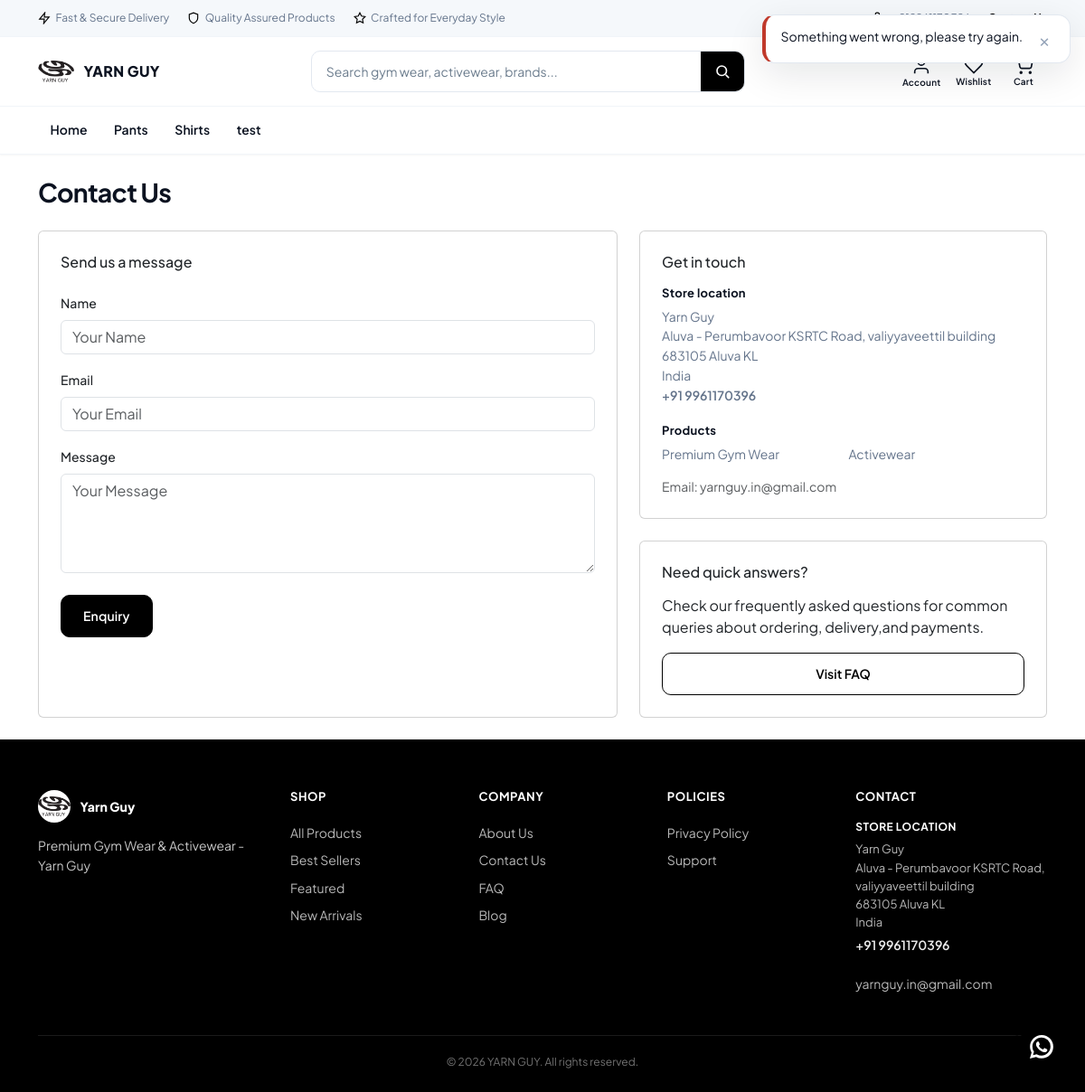
The page /contact-us/ on the database its author committed.
### core/models.py (models this page shows, shortened)
class TimeStampedModel(models.Model):
    created_at = models.DateTimeField(
        auto_now_add=True,
        db_index=True,
        verbose_name="Created at",
        help_text="Timestamp when this record was first created.",
    )
    updated_at = models.DateTimeField(
        auto_now=True,
        db_index=True,
        verbose_name="Updated at",
        help_text="Timestamp when this record was last modified.",
    )
    class Meta:
        abstract = True

class SiteSettings(TimeStampedModel):
    site_name = models.CharField(max_length=120, default="Yarn Guy")
    logo = models.ImageField(upload_to="site/", blank=True, null=True, verbose_name="Logo")
    primary_color = models.CharField(max_length=7, default="#0369A1")
    secondary_color = models.CharField(max_length=7, default="#0B1220")
    font_family = models.CharField(max_length=120, default="Inter, sans-serif")
    facebook_url = models.URLField(blank=True)
    instagram_url = models.URLField(blank=True)
    twitter_url = models.URLField(blank=True)
    whatsapp_number = models.CharField(max_length=20, blank=True)
    vendor_email = models.EmailField(
        blank=True,
        verbose_name="Vendor Email",
        help_text="Email address to receive quote requests and contact inquiries.",
    )
    default_currency = models.ForeignKey(
        Currency,
        on_delete=models.PROTECT,
        null=True,
        blank=True,
        related_name="+",
    )
    default_language = models.CharField(max_length=5, default="en")
    tax_rate_percent = models.DecimalField(max_digits=5, decimal_places=2, default=0)
    cod_delivery_charge = models.DecimalField(max_digits=10, decimal_places=2, default=50, verbose_name="COD Delivery Charge")
    card_gateway_public_key_env = models.CharField(
        max_length=80,
        default="CARD_GATEWAY_PUBLIC_KEY",
        help_text="Environment variable name for the card gateway public key.",
    )
    qatar_gateway_public_key_env = models.CharField(
        max_length=80,
        default="QATAR_GATEWAY_PUBLIC_KEY",
        blank=True,
    )
    order_email_template_slug = models.CharField(max_length=80, default="order-status")
    whatsapp_template_slug = models.CharField(max_length=80, default="order-whatsapp")
    razorpay_key_id = models.CharField(
        max_length=120,
        blank=True,
        verbose_name="Razorpay Key ID",
        help_text="Razorpay Key ID / Test Key ID for payment processing.",
    )
    razorpay_key_secret = models.CharField(
        max_length=120,
        blank=True,
        verbose_name="Razorpay Key Secret",
        help_text="Razorpay Key Secret / Test Key Secret for payment signature verification.",
    )
    class Meta:
        verbose_name = "Site settings"
        verbose_name_plural = "Site settings"

### catalog/models.py (models this page shows, shortened)
class Category(TimeStampedModel):
    name = models.CharField(
        max_length=120,
        verbose_name="Name",
        help_text="Display name of the category.",
    )
    slug = models.SlugField(
        max_length=120,
        unique=True,
        db_index=True,
        verbose_name="Slug",
        help_text="URL-friendly category identifier.",
    )
    meta_title = models.CharField(max_length=70, blank=True, verbose_name="Meta title")
    meta_description = models.CharField(max_length=160, blank=True, verbose_name="Meta description")
    og_image = models.ImageField(
        upload_to="seo/categories/",
        blank=True,
        null=True,
        verbose_name="Open Graph image",
    )
    parent = models.ForeignKey(
        "self",
        on_delete=models.SET_NULL,
        null=True,
        blank=True,
        related_name="children",
        verbose_name="Parent category",
        help_text="Parent node in the category tree; null for top-level.",
    )
    display_order = models.PositiveIntegerField(
        default=0,
        verbose_name="Display order",
        help_text="Lower values appear first in navigation.",
    )
    is_active = models.BooleanField(
        default=True,
        db_index=True,
        verbose_name="Is active",
        help_text="When False, category is hidden from the storefront.",
    )
    class Meta:
        verbose_name = "Category"
        verbose_name_plural = "Categories"
        ordering = ["display_order", "name"]
        indexes = [
            models.Index(fields=["is_active"], name="cat_category_is_active_idx"),
        ]

### core/views.py (the view)
# urls.py: path("contact-us/", views.contact_us_view, name="contact-us"),
@require_GET
def contact_us_view(request: HttpRequest) -> HttpResponse:
    form = ContactInquiryForm()
    if request.user.is_authenticated:
        form.initial["name"] = request.user.get_full_name() or request.user.email
        form.initial["email"] = request.user.email
    context = seo_context(
        request=request,
        title=_("Contact Us | Yarn Guy"),
        description=_("Get in touch with Yarn Guy customer support."),
    )
    context["form"] = form
    return render(request, "core/contact_us.html", context)

### core/templates/core/contact_us.html (shortened to what this page needs)
{% extends "base.html" %}
{% load i18n %}
{% block content %}
<div class="container page-container py-4">
  <h1 class="section-title mb-4">
    {% trans "Contact Us" %}
  </h1>
  <div class="row g-4">
    <div class="col-md-7">
      <div class="card p-4 h-100">
        <h6 class="mb-4">
          {% trans "Send us a message" %}
        </h6>
        <form method="post" action="{% url 'core:submit-inquiry' %}">
          <div class="mb-3">
            <label class="form-label small fw-medium">{% trans "Name" %}</label>
            {{ form.name }}
          </div>
          <div class="mb-3">
            <label class="form-label small fw-medium">{% trans "Email" %}</label>
            {{ form.email }}
          </div>
          <div class="mb-4">
            <label class="form-label small fw-medium">{% trans "Message" %}</label>
            {{ form.message }}
          </div>
          <button type="submit" class="btn btn-floward">
            {% trans "Enquiry" %}
          </button>
        </form>
      </div>
    </div>
    <div class="col-md-5">
      <div class="d-flex flex-column gap-4">
        <div class="card p-4">
          <h6 class="mb-3">{% trans "Get in touch" %}</h6>
          {% include "includes/jm_locations.html" %}
          <p class="small text-muted mb-0 mt-3">
            {% trans "Email" %}: <a href="mailto:yarnguy.in@gmail.com">yarnguy.in@gmail.com</a>
          </p>
        </div>
        <div class="card p-4">
          <h6 class="mb-3">{% trans "Need quick answers?" %}</h6>
          <p class="mb-3">{% trans "Check our frequently asked questions for common queries about ordering, delivery,and payments." %}</p>
          <a href="{% url 'core:faq' %}" class="btn btn-outline-floward">{% trans "Visit FAQ" %}</a>
        </div>
      </div>
    </div>
  </div>
</div>
{% endblock %}

### templates/includes/header.html (shortened to what this page needs)
{% load i18n static %}
<header class="site-header jm-header sticky-top">
  <div class="jm-topbar d-none d-lg-block">
    <div class="container jm-topbar__inner">
      <div class="jm-topbar__trust">
        <span class="jm-topbar__item">
          <svg viewBox="0 0 24 24" fill="none" stroke="currentColor" stroke-width="2" aria-hidden="true">
            <path d="M13 2L3 14h9l-1 8 10-12h-9l1-8z" />
          </svg>
          {% trans "Fast & Secure Delivery" %}
        </span>
        <span class="jm-topbar__item">
          <svg viewBox="0 0 24 24" fill="none" stroke="currentColor" stroke-width="2" aria-hidden="true">
            <path d="M12 22s8-4 8-10V5l-8-3-8 3v7c0 6 8 10 8 10z" />
          </svg>
          {% trans "Quality Assured Products" %}
        </span>
        <span class="jm-topbar__item">
          <svg viewBox="0 0 24 24" fill="none" stroke="currentColor" stroke-width="2" aria-hidden="true">
            <path d="M12 2l3.09 6.26L22 9.27l-5 4.87 1.18 6.88L12 17.77l-6.18 3.25L7 14.14 2 9.27l6.91-1.01L12 2z" />
          </svg>
          {% trans "Crafted for Everyday Style" %}
        </span>
      </div>
      <div class="jm-topbar__meta">
        {% if site_settings.whatsapp_number %}
        <a class="jm-topbar__link" href="tel:{{ site_settings.whatsapp_number }}">
        </a>
        {% endif %}
        <a class="jm-topbar__cta" href="{% url 'core:contact-us' %}">{% trans "Contact Us" %}</a>
      </div>
    </div>
  </div>
  <div class="jm-header__main">
    <div class="container jm-header__main-inner">
      <div class="jm-header__start">
        <a class="jm-logo" href="{% url 'cms:homepage' %}" aria-label="YARN GUY">
          <img
            src="{% if site_settings.logo %}{{ site_settings.logo.url }}{% else %}{% static 'dashboard/images/logo.png' %}{% endif %}"
            alt="" width="40" height="40" class="jm-logo__mark">
          <span class="jm-logo__text">YARN GUY</span>
        </a>
      </div>
      <form class="jm-search d-none d-lg-flex" action="{% url 'catalog:plp' %}" method="get" role="search">
        <div class="jm-search__field">
          <input type="search" id="site-search-input" name="q" class="jm-search__input"
            placeholder="{% trans 'Search gym wear, activewear, brands...' %}"
            hx-get="{% url 'catalog:search-suggest' %}" hx-trigger="keyup changed delay:300ms, search"
            hx-target="#search-suggestions" hx-indicator="#search-suggestions-indicator" hx-swap="innerHTML"
            autocomplete="off" spellcheck="false" role="combobox" aria-controls="search-suggestions"
            aria-expanded="false" aria-autocomplete="list" aria-label="{% trans 'Search' %}">
        </div>
        <button type="submit" class="jm-search__btn" aria-label="{% trans 'Search' %}">
          <svg viewBox="0 0 24 24" fill="none" stroke="currentColor" stroke-width="2.2" stroke-linecap="round"
            aria-hidden="true">
            <circle cx="11" cy="11" r="7" />
            <path d="M21 21l-3.6-3.6" />
          </svg>
        </button>
      </form>
      <div class="jm-header__actions">
        {% if user.is_authenticated %}
        <div class="dropdown d-none d-lg-block">
          <button class="jm-action dropdown-toggle" type="button" data-bs-toggle="dropdown" aria-expanded="false"
            aria-label="{% trans 'Account' %}">
            <svg viewBox="0 0 24 24" fill="none" stroke="currentColor" stroke-width="1.8" aria-hidden="true">
              <path d="M20 21v-2a4 4 0 0 0-4-4H8a4 4 0 0 0-4 4v2" />
              <circle cx="12" cy="7" r="4" />
            </svg>
            <span class="jm-action__label d-none d-xl-inline">{% trans "Account" %}</span>
          </button>
          <ul class="dropdown-menu dropdown-menu-end jm-dropdown">
            <li><a class="dropdown-item" href="{% url 'accounts:dashboard' %}">{% trans "My Account" %}</a></li>
            <li><a class="dropdown-item" href="{% url 'accounts:logout' %}">{% trans "Logout" %}</a></li>
          </ul>
        </div>
        {% else %}
        <a class="jm-action d-none d-lg-inline-flex"
          href="{% url 'accounts:login-email-otp' %}?next={{ request.get_full_path|urlencode }}"
          aria-label="{% trans 'Account' %}">
          <svg viewBox="0 0 24 24" fill="none" stroke="currentColor" stroke-width="1.8" aria-hidden="true">
            <path d="M20 21v-2a4 4 0 0 0-4-4H8a4 4 0 0 0-4 4v2" />
            <circle cx="12" cy="7" r="4" />
          </svg>
          <span class="jm-action__label d-none d-xl-inline">{% trans "Account" %}</span>
        </a>
        {% endif %}
        <a class="jm-action jm-action--wishlist d-none d-lg-inline-flex" id="jm-header-wishlist"
          href="{% url 'accounts:wishlist' %}" aria-label="{% trans 'Wishlist' %}">
          <svg viewBox="0 0 24 24" fill="none" stroke="currentColor" stroke-width="1.8" aria-hidden="true">
            <path
              d="M20.84 4.61a5.5 5.5 0 0 0-7.78 0L12 5.67l-1.06-1.06a5.5 5.5 0 0 0-7.78 7.78l1.06 1.06L12 21.23l7.78-7.78 1.06-1.06a5.5 5.5 0 0 0 0-7.78z" />
          </svg>
          <span class="jm-action__label d-none d-xl-inline">{% trans "Wishlist" %}</span>
        </a>
        <button class="jm-action jm-action--cart" type="button" data-bs-toggle="offcanvas"
          data-bs-target="#cartOffcanvas" aria-label="{% trans 'Cart' %}">
          <svg viewBox="0 0 24 24" fill="none" stroke="currentColor" stroke-width="1.8" aria-hidden="true">
            <circle cx="9" cy="21" r="1" />
            <circle cx="20" cy="21" r="1" />
            <path d="M1 1h4l2.68 13.39a2 2 0 0 0 2 1.61h9.72a2 2 0 0 0 2-1.61L23 6H6" />
          </svg>
          <span class="jm-action__label d-none d-xl-inline">{% trans "Cart" %}</span>
        </button>
      </div>
    </div>
  </div>
  <nav class="jm-nav d-none d-lg-block" aria-label="{% trans 'Primary' %}">
    <div class="container jm-nav__inner">
      <ul class="jm-nav__links">
        <li><a
            class="jm-nav__link {% if request.resolver_match.url_name == 'homepage' and request.GET.ref != 'brands' %}is-active{% endif %}"
            href="{% url 'cms:homepage' %}">{% trans "Home" %}</a></li>
        {% for cat in category_tree %}
        <li><a
            class="jm-nav__link {% if request.resolver_match.kwargs.category_slug == cat.slug %}is-active{% endif %}"
            href="{% url 'catalog:plp-category' category_slug=cat.slug %}">{{ cat.name }}</a></li>
        {% endfor %}
      </ul>
    </div>
  </nav>
</header>
{% with wa=site_settings.whatsapp_number|default:"971503131065" %}
<a class="jm-wa-float"
  href="https://wa.me/{{ wa|cut:'+'|cut:' '|cut:'-' }}?text={{ 'Hi Yarn Guy, I have an enquiry.'|urlencode }}"
  target="_blank" rel="noopener noreferrer" aria-label="{% trans 'WhatsApp enquiry' %}">
  <span class="jm-wa-float__pulse" aria-hidden="true"></span>
</a>
{% endwith %}

### templates/includes/footer.html (shortened to what this page needs)
{% load i18n static %}
<footer class="site-footer jm-footer">
  <div class="container">
    <div class="jm-footer__grid">
      <div class="jm-footer__brand">
        <div class="jm-footer__logo">
          <a href="{% url 'cms:homepage' %}" style="display: contents; color: inherit !important; text-decoration: none;">
            {% if site_settings.logo %}
              <img src="{{ site_settings.logo.url }}" alt="" width="36" height="36">
            {% else %}
              <img src="{% static 'dashboard/images/logo.png' %}" alt="" width="36" height="36">
            {% endif %}
            <span>{{ site_settings.site_name|default:"Yarn Guy" }}</span>
          </a>
        </div>
        <p class="jm-footer__tagline">{% trans "Premium Gym Wear & Activewear - Yarn Guy" %}</p>
      </div>
      <div>
        <h6>{% trans "Shop" %}</h6>
        <a href="{% url 'catalog:plp' %}">{% trans "All Products" %}</a>
        <a href="{% url 'catalog:plp' %}?bestseller=1">{% trans "Best Sellers" %}</a>
        <a href="{% url 'catalog:plp' %}?featured=1">{% trans "Featured" %}</a>
        <a href="{% url 'catalog:plp' %}?new_arrival=1">{% trans "New Arrivals" %}</a>
      </div>
      <div>
        <h6>{% trans "Company" %}</h6>
        <a href="{% url 'core:about-us' %}">{% trans "About Us" %}</a>
        <a href="{% url 'core:contact-us' %}">{% trans "Contact Us" %}</a>
        <a href="{% url 'core:faq' %}">{% trans "FAQ" %}</a>
        <a href="{% url 'core:blog' %}">{% trans "Blog" %}</a>
      </div>
      <div>
        <h6>{% trans "Policies" %}</h6>
        <a href="{% url 'core:privacy-policy' %}">{% trans "Privacy Policy" %}</a>
        <a href="{% url 'core:contact-us' %}">{% trans "Support" %}</a>
      </div>
      <div class="jm-footer__contact">
        <h6>{% trans "Contact" %}</h6>
        {% include "includes/jm_locations.html" with compact=1 %}
        {% if site_settings.vendor_email %}
        <p class="mb-0">
          <a href="mailto:{{ site_settings.vendor_email }}">{{ site_settings.vendor_email }}</a>
        </p>
        {% endif %}
      </div>
    </div>
    <p class="footer-copy text-center mb-0">&copy; {% now "Y" %} YARN GUY. {% trans "All rights reserved." %}</p>
  </div>
</footer>

### rows shown on the page
SiteSettings: logo (picture), site_name "Yarn Guy", vendor_email "yarnguy.in@gmail.com"
Category: name "Pants"
Category: name "Shirts"
Category: name "test"
